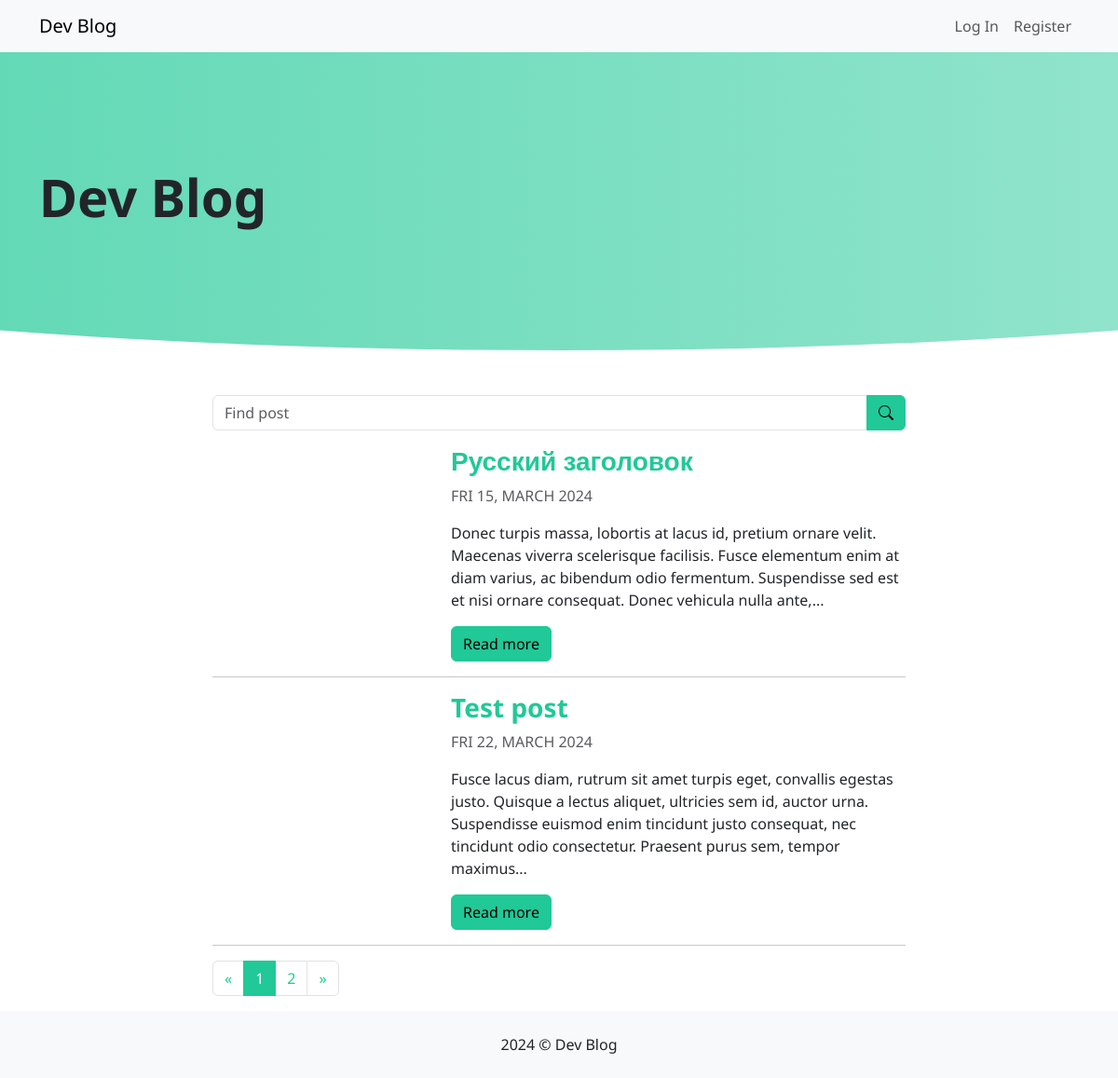
Before: / with the older database file.
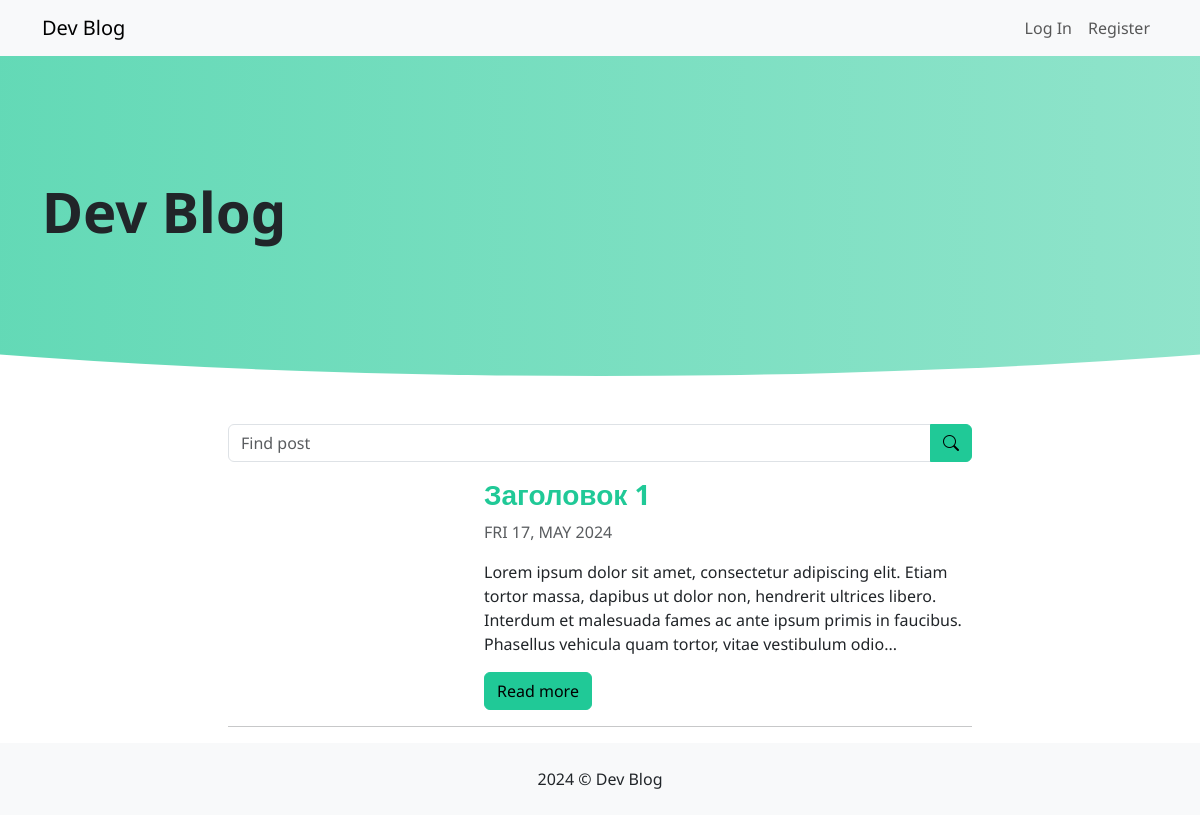
After: the same page with the newer database file.
### tables this page shows
CREATE TABLE posts (
    id INTEGER PRIMARY KEY AUTOINCREMENT,
    title VARCHAR(255) NOT NULL,
    image VARCHAR(255) NOT NULL,
    slug VARCHAR(100) UNIQUE NOT NULL,
    body TEXT NOT NULL,
    publish DATE NULL,
    user_id INTEGER NOT NULL,
    FOREIGN KEY (user_id) REFERENCES users (id)
);

### app/blog/views.py (the view, shortened to what this page needs)
@bp.route('/')
def posts():
    db = get_db()
    q = request.args.get('q')  # get url params
    search_query = f"""--sql
            (title LIKE '%{q}%' OR body LIKE '%{q}%')"""
    query = """--sql
    SELECT * FROM posts WHERE publish <= '%s' AND publish != '' """ % datetime.now()
    count_query = query.replace('*', 'COUNT(*)')
    if q:  # modify queries for search
        query += f"""--sql
        AND {search_query}"""
        count_query += f"""--sql
        AND {search_query}"""
    page = request.args.get('page') or 1
    count = db.execute(count_query).fetchone()[0]
    paginate = pagination(count, int(page))
    query += """--sql
    ORDER BY id DESC LIMIT %s OFFSET %s""" % (paginate['per_page'], paginate['offset'])
    posts_list = db.execute(query).fetchall()
    return render_template('index.html', posts=posts_list, paginate=paginate, now=datetime.now().date())

### app/blog/utils.py (called while the page is built)
def pagination(count, page, per_page=2):
    page_no = ceil(count / per_page)
    offset = (page - 1) * per_page
    next_page = page + 1
    prev_page = page - 1
    return {
        'per_page': per_page,
        'offset': offset,
        'pages': list(range(1, page_no + 1)),
        'page': page,
        'page_no': page_no,
        'next_page': next_page,
        'prev_page': prev_page
    }

### app/blog/views.py (called while the page is built)
@bp.app_template_filter('markdown')
def convert_markdown(content):
    return markdown.markdown(content)

@bp.app_template_filter('dateformat')
def dateformat(date):
    return date.strftime('%a %d, %B %Y')

### app/db.py (called while the page is built)
def get_db():
    if 'db' not in g:
        g.db = sqlite3.connect(
            current_app.config['DATABASE'],
            detect_types=sqlite3.PARSE_DECLTYPES
        )
        g.db.row_factory = sqlite3.Row
    return g.db

### app/users/views.py (called while the page is built)
@bp.before_app_request
def load_logged_in_user():
    user_id = session.get('user_id')
    if user_id is None:
        g.user = None
    else:
        db = get_db()
        user = db.execute("""--sql
        SELECT * FROM users WHERE id = ?""", (user_id,)).fetchone()
        g.user = user

### app/templates/index.html (shortened to what this page needs)
{% extends "layout.html" %}
{% block content %}
<div class="container">
    {% if posts %}
    <div class="col-md-8 offset-md-2">
        <form action="" method="get">
            <div class="input-group mb-3">
                <input type="text" name="q" id="q" class="form-control" placeholder="Find post" value="{{ request.args.q }}">
                <button class="btn btn-primary" type="submit"><i class="bi bi-search"></i></button>
            </div>
        </form>
    </div>
    {% endif %}
    <div class="col-md-8 offset-md-2">
        {% if posts %}
            {% for post in posts %}
            <div class="row align-items-center">
                <div class="col-md-4">
                </div>
                <div class="col-md-8">
                    <h3>
                        <a href="{{ url_for('blog.post_detail', slug=post.slug) }}" class="text-decoration-none fw-bold">{{ post.title }}</a>
                    </h3>
                    {% if not post.publish %}
                        <div class="badge text-danger border border-danger border-2"><i class="bi bi-pen me-1"></i>Draft</div>
                    {% else %}
                        {% if post.publish > now %}
                            <div class="badge text-dark border border-dark border-2"><i class="bi bi-clock me-1"></i>Scheduled</div>
                            {% else %}
                            <div class="fs-6 text-muted text-uppercase">{{ post.publish|dateformat }}</div>
                        {% endif %}
                    {% endif %}
                    <p>{{ post.body|markdown|safe|truncate }}</p>
                    <a href="{{ url_for('blog.post_detail', slug=post.slug) }}" class="btn btn-primary">Read more</a>
                </div>
            </div>
                <hr>
            {% endfor %}
            {% if paginate.page_no > 1 %}
            <nav aria-label="Page navigation">
              <ul class="pagination">
                <li class="page-item">
                  <a class="page-link" href="{{ request.path }}?page={{ paginate.prev_page }}{% if request.args.q %}&q={{ request.args.q }}{% endif %}" aria-label="Previous">
                    <span aria-hidden="true">&laquo;</span>
                  </a>
                </li>
                  {% for page in paginate.pages %}
                <li class="page-item"><a class="page-link {% if page == paginate.page %}active{% endif %}" href="{{ request.path }}?page={{ page }}{% if request.args.q %}&q={{ request.args.q }}{% endif %}">{{ page }}</a></li>
                  {% endfor %}
                <li class="page-item">
                  <a class="page-link" href="{{ request.path }}?page={{ paginate.next_page }}{% if request.args.q %}&q={{ request.args.q }}{% endif %}" aria-label="Next">
                    <span aria-hidden="true">&raquo;</span>
                  </a>
                </li>
              </ul>
            </nav>
            {% endif %}
        {% else %}
            <div class="row align-items-center">
                <div class="text-center text-success fs-2">We don't have any posts now, come back later!</div>
            </div>
        {% endif %}
    </div>
</div>
{% endblock content %}

### app/templates/layout.html (shortened to what this page needs)
<!doctype html>
<html lang="en">
<head>
    <link rel="stylesheet" href="{{ url_for('static', filename='index.css') }}">
    <link rel="stylesheet" href="{{ url_for('static', filename='app.css') }}">
</head>
<body>
    <nav class="navbar navbar-expand-lg bg-body-tertiary">
      <div class="container">
        <a class="navbar-brand" href="{{ url_for('blog.posts') }}">Dev Blog</a>
        <div class="collapse navbar-collapse" id="navbarNav">
          <ul class="navbar-nav ms-auto">
            {% if g.user %}
              <li class="nav-item">
                <a class="nav-link" href="{{ url_for('users.logout') }}">Log Out</a>
              </li>
                {% if post and g.user['is_admin'] %}
                    <li class="nav-item">
                      <a class="btn btn-warning" href="{{ url_for('blog.post_update', slug=post.slug) }}">Edit Post</a>
                    </li>
                {% elif g.user['is_admin'] %}
                    <li class="nav-item">
                      <a class="btn btn-primary" href="{{ url_for('blog.post_create') }}">Create Post</a>
                    </li>
                {% endif %}
              {% else %}
            <li class="nav-item">
              <a class="nav-link" href="{{ url_for('users.login') }}">Log In</a>
            </li>
            <li class="nav-item">
              <a class="nav-link btn btn-primary" href="{{ url_for('users.register') }}">Register</a>
            </li>
              {% endif %}
          </ul>
        </div>
      </div>
    </nav>
    <div class="header d-flex align-items-center mb-3 mb-md-5">
        <div class="container">
            <h1 class="display-4 fw-bold">
                {% block page_header %}
                    Dev Blog
                {% endblock page_header %}</h1>
        </div>
    </div>
    {% block content %}
    {% endblock content %}
    <footer class="p-4 bg-light text-center mt-3">
        <div>2024 &copy; Dev Blog</div>
    </footer>
</body>
</html>

### app/static/app.css (style rules this page uses)
body { font-family: 'Noto Sans', 'Lucida Sans', 'Lucida Sans Regular', 'Lucida Sans Grande', 'Lucida Sans Unicode', Geneva, Verdana, sans-serif; }
.header { height: 40vh; position: relative; overflow: hidden; background: transparent; z-index: 1; }
.header::before { content: ''; position: absolute; top: 0; left: -50%; width: 200%; height: 100%; border-bottom-left-radius: 50%; border-bottom-right-radius: 50%; background: linear-gradient(to left, #a6e9d5, #4dd4ac); z-index: -1; }

Changed rows visible on the page:
removed posts: title "Русский заголовок", publish "FRI 15, MARCH 2024", body "Donec turpis massa, lobortis at lacus id, pretium ornare velit. Maecenas viverra scelerisque facilisis. Fusce elementum enim at diam varius, ac bibendum odio fermentum. Suspendisse sed est et nisi ornare consequat. Donec vehicula nulla ante,..."
removed posts: title "Test post", publish "FRI 22, MARCH 2024", body "Fusce lacus diam, rutrum sit amet turpis eget, convallis egestas justo. Quisque a lectus aliquet, ultricies sem id, auctor urna. Suspendisse euismod enim tincidunt justo consequat, nec tincidunt odio consectetur. Praesent purus sem, tempor maximus..."
now on this page (row edited): posts: title "Заголовок 1", publish "FRI 17, MAY 2024", body "Lorem ipsum dolor sit amet, consectetur adipiscing elit. Etiam tortor massa, dapibus ut dolor non, hendrerit ultrices libero. Interdum et malesuada fames ac ante ipsum primis in faucibus. Phasellus vehicula quam tortor, vitae vestibulum odio..."
Other visible differences:
list line gone: "1"
list line gone: "2"
